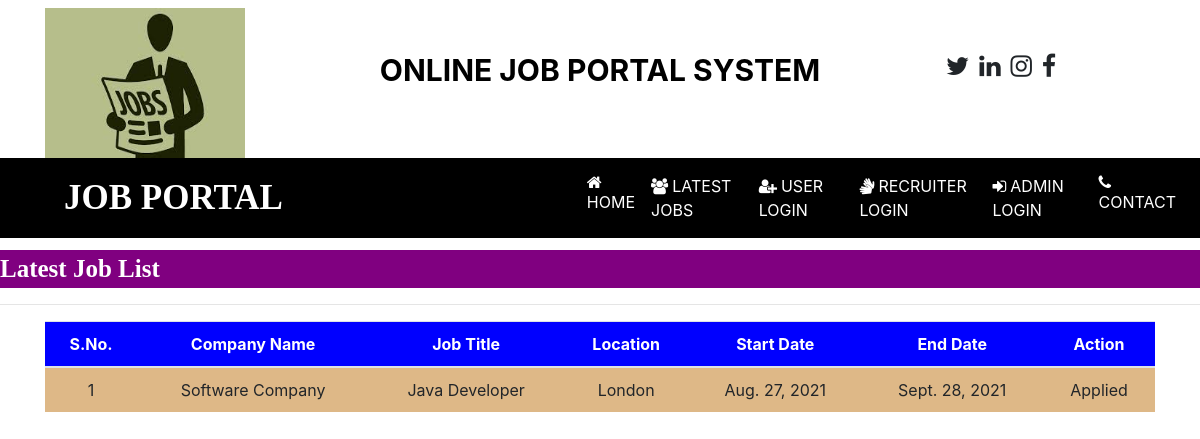
The page /user_latestjobs (signed in) on the database its author committed.
### job/models.py (models this page shows, shortened)
class Job(models.Model):
    recruiter = models.ForeignKey(Recruiter, on_delete=models.CASCADE)
    start_date = models.DateField()
    end_date = models.DateField()
    title = models.CharField(max_length=100)
    salary = models.FloatField(max_length=20)
    image = models.FileField()
    description = models.CharField(max_length=300)
    experience = models.CharField(max_length=50)
    location = models.CharField(max_length=100)
    skills = models.CharField(max_length=100)
    creationdate = models.DateField()

class Recruiter(models.Model):
    user=models.ForeignKey(User, on_delete=models.CASCADE)
    mobile=models.CharField(max_length=15,null=True)
    image= models.FileField(null=True)
    gender= models.CharField(max_length=10,null=True)
    company=models.CharField(max_length=100,null=True)
    type= models.CharField(max_length=15,null=True)
    status = models.CharField(max_length=20, null=True)

### job/views.py (the view)
# urls.py: path('user_latestjobs', user_latestjobs, name="user_latestjobs"),
def user_latestjobs(request):
    job = Job.objects.all().order_by('-start_date')
    user = request.user
    student = StudentUser.objects.get(user=user)
    data =  Apply.objects.filter(student=student)
    li = []
    for i in data:
        li.append(i.job.id)
    d = {'job':job, 'li': li}
    return render(request,'user_latestjobs.html',d)

### templates/user_latestjobs.html (shortened to what this page needs)
{% load static %}
{% block body %}
{% include 'navigation.html' %}
<marquee style="font-family:'Monotype-Corsiva'; font-size:25px; color:white; background-color:purple; font-weight:bold; margin-top:1%">
Latest Job List
</marquee>
<hr>
<div class="container ">
<table class = "table table-hover" id="example" >
    <thead>
    <tr style="background-color: blue; color: white">
        <th>S.No.</th>
        <th>Company Name </th>
        <th>Job Title </th>
        <th>Location </th>
        <th>Start Date </th>
        <th>End Date </th>
        <th>Action</th>
    </tr>
    </thead>
    <tbody>
    {% for i in job %}
    <tr style="background-color : #DEB887">
        <td>{{forloop.counter}}</td>
        <td>{{i.recruiter.company}}</td>
        <td>{{i.title}} </td>
        <td>{{i.location}}</td>
        <td>{{i.start_date}}</td>
        <td>{{i.end_date}}</td>
        {% if i.id in li %}
        <td>Applied</td>
        {% else %}
        <td><a href="{% url 'job_detail' i.id %}" class="btn btn-success btn-sm" >Apply</a>
            {% endif %}
    </tr>
     {% endfor  %}
    </tbody>
</table>
</div>
{% endblock %}

### templates/user_latestjobs.html (style rules this page uses)
tr { text-align: center }

### rows shown on the page
Job: recruiter.company "Software Company", title "Java Developer", location "London", start_date "Aug. 27, 2021", end_date "Sept. 28, 2021", shows "Applied"
